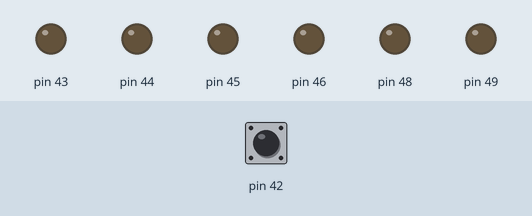
This sketch was run on a simulated Arduino Mega 2560, built with avr-gcc and run on an emulated ATmega2560. Parts: output pins drawn as LEDs (lit = HIGH). Inputs (shaded band) come from the test bench; at power-on: pin 42 HIGH.

Above: at 0.1 s.
At 2.1 s:
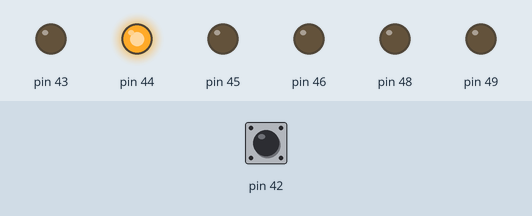
At 5.0 s:
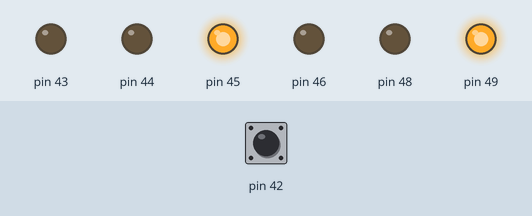
At 10.0 s:
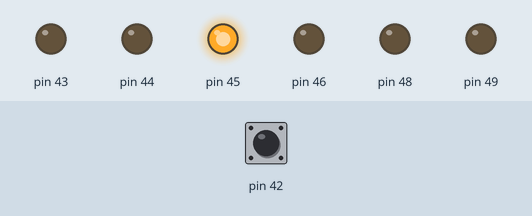
At 15.0 s:
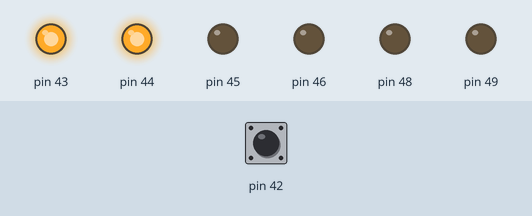
At 21.0 s:
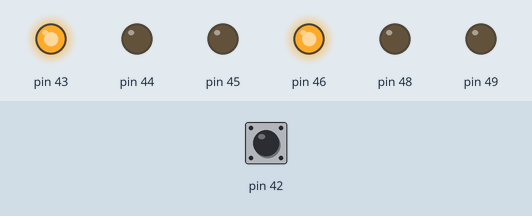
Timing chart, 0 to 22.5 s (numbered marks = the images above):
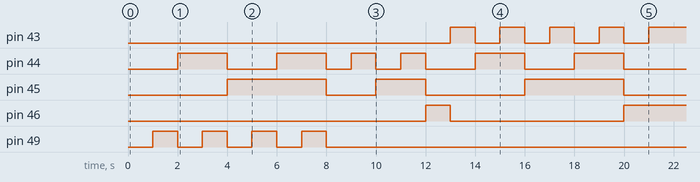

The sketch:

TestScript.ino
```cpp
float accessTime = 0;
void setup() {
  // put your setup code here, to run once:
  pinMode(43,OUTPUT);
  pinMode(44,OUTPUT);
  pinMode(45,OUTPUT);
  pinMode(46,OUTPUT);
  pinMode(48,OUTPUT);
  pinMode(49,OUTPUT);
  pinMode(42,INPUT);


  for(int i=0; i< 8; i+=2){

      addressOut(i);  // stride address space of Cache by 2
      cacheWrite();


  }

  for(int i=0; i<9; i+=2){
      timingfromCache(i);
      Serial.println(accessTime/2000);
      waitforUser();

  }
  for(int i=1; i<10; ++i){
      timingfromCache(i);
      Serial.println(accessTime/200);
      waitforUser();
  }


}

void loop() {
  // put your main code here, to run repeatedly:

}

uint32_t requestfromCache(uint16_t addr) {
  addressOut(addr);
  digitalWrite(48, HIGH);
  while (!digitalRead(42)) {


  }
  digitalWrite(48,LOW);


}
float timingfromCache(uint16_t addr) {
  float tempTime = micros();
  requestfromCache(addr);
  accessTime = micros() - tempTime;
}

void waitforUser() {
  String x = Serial.readString();


}
void cacheWrite(){
  Serial.println("Specify Data for Write");
  Serial.readString();
  digitalWrite(49,HIGH);
  delay(1000);
  digitalWrite(49,LOW);


}

void addressOut(uint8_t addrValue) {

  switch (addrValue) {
    case 0:
      digitalWrite(43, LOW);
      digitalWrite(44, LOW);
      digitalWrite(45, LOW);
      digitalWrite(46, LOW);
      break;
    case 1:
      digitalWrite(43, HIGH);
      digitalWrite(44, LOW);
      digitalWrite(45, LOW);
      digitalWrite(46, LOW);
      break;
    case 2:
      digitalWrite(43, LOW);
      digitalWrite(44, HIGH);
      digitalWrite(45, LOW);
      digitalWrite(46, LOW);
      break;
    case 3:
      digitalWrite(43, HIGH);
      digitalWrite(44, HIGH);
      digitalWrite(45, LOW);
      digitalWrite(46, LOW);
      break;
    case 4:
      digitalWrite(43, LOW);
      digitalWrite(44, LOW);
      digitalWrite(45, HIGH);
      digitalWrite(46, LOW);
      break;
    case 5:
      digitalWrite(43, HIGH);
      digitalWrite(44, LOW);
      digitalWrite(45, HIGH);
      digitalWrite(46, LOW);
      break;
    case 6:
      digitalWrite(43, LOW);
      digitalWrite(44, HIGH);
      digitalWrite(45, HIGH);
      digitalWrite(46, LOW);
      break;
    case 7:
      digitalWrite(43, HIGH);
      digitalWrite(44, HIGH);
      digitalWrite(45, HIGH);
      digitalWrite(46, LOW);
      break;
    case 8:
      digitalWrite(43, LOW);
      digitalWrite(44, LOW);
      digitalWrite(45, LOW);
      digitalWrite(46, HIGH);
      break;
    case 9:
      digitalWrite(43, HIGH);
      digitalWrite(44, LOW);
      digitalWrite(45, LOW);
      digitalWrite(46, HIGH);
      break;
    case 10:
      digitalWrite(43, LOW);
      digitalWrite(44, HIGH);
      digitalWrite(45, LOW);
      digitalWrite(46, HIGH);
      break;
    case 11:
      digitalWrite(43, HIGH);
      digitalWrite(44, HIGH);
      digitalWrite(45, LOW);
      digitalWrite(46, HIGH);
      break;
    case 12:
      digitalWrite(43, LOW);
      digitalWrite(44, LOW);
      digitalWrite(45, HIGH);
      digitalWrite(46, HIGH);
      break;
    case 13:
      digitalWrite(43, HIGH);
      digitalWrite(44, LOW);
      digitalWrite(45, HIGH);
      digitalWrite(46, HIGH);
      break;
    case 14:
      digitalWrite(43, LOW);
      digitalWrite(44, HIGH);
      digitalWrite(45, HIGH);
      digitalWrite(46, HIGH);
      break;

    case 15:
      digitalWrite(43, HIGH);
      digitalWrite(44, HIGH);
      digitalWrite(45, HIGH);
      digitalWrite(46, HIGH);
      break;

  }

}
```
